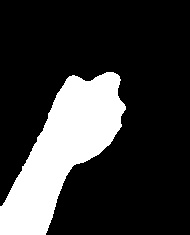
#> input picture Projects/Hand_Gesture_Recognition/Trial2/DataCollector/Edge_data_collector/Data/0_fingers/M_100.jpg, 190 x 235 px; its folder holds only this picture in this run
$ python DataManip.py
#> lines starting #> are read from the running program, lines starting #| are printed output that depends on the picture; after the words box and inside, x2 and y2 are one past the last pixel; in counts of white or black regions, pixels touching at a corner belong together
"""
Data collector/scrapper tool

Made by : Avneesh Mishra
"""
import os
import cv2 as cv
import numpy as np

data_folder_name = "Data"

# Place where all the flipped images are placed
data_dest_folder_name = "{r}_augmented".format(r=data_folder_name)
try:
    os.mkdir(data_dest_folder_name)
except FileExistsError:
    print("Warning : {dest} -> Directory already exists".format(dest=data_dest_folder_name))
    print("You will loose all the data in the directory if you choose to proceed")
    while True:
        user_choice = input('Proceed ? [y/n] : ')
        if user_choice == 'n':
            print("Exit code received")
            exit(0)
        elif user_choice == 'y':
            print("Removing all contents inside file \"{fname}\"".format(fname=data_dest_folder_name))
            os.system("rm -r {dest}".format(dest=data_dest_folder_name))
            os.mkdir(data_dest_folder_name)
            break
        else:
            print("Invalid input")

declared_data_variables = False
label = 0
num_lb = len(os.listdir("{r}/".format(r=data_folder_name)))
print("{num_labels} labels found".format(num_labels= num_lb))
# Scrap all data
# Iterate over every folder in data folder
for label_directory in sorted(os.listdir("{r}/".format(r=data_folder_name))):
    print("INFO : {label_dir} labelled {l_no}, row number {r_no}".format(label_dir=label_directory, l_no=label, r_no=label+1))
    num = 0
    # Iterate over every image file
    for file_name in os.listdir("{r}/{lb}/".format(r=data_folder_name, lb=label_directory)):
        img = cv.imread("{r}/{lb}/{f}".format(r=data_folder_name,
                                             lb=label_directory, f=file_name))
#> img is the input picture: shape (235, 190, 3); min 0, max 255, mean 55
        img = cv.cvtColor(img, cv.COLOR_BGR2GRAY)
#> img: shape (235, 190)
        img_flip = cv.flip(img, 1)
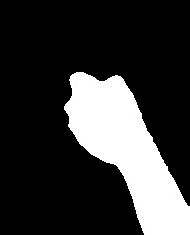
#> img_flip: shape (235, 190); min 0, max 255, mean 55
        # Show image
        cv.imshow("Original Image", img)
        cv.imshow("Flipped Image", img_flip)
        cv.moveWindow("Original Image", 50, 60)
        cv.moveWindow("Flipped Image", 500, 60)
        # Make directory for image
        if num == 0:
            dname = '{r}/{lb}'.format(r=data_dest_folder_name, lb=label_directory)
            os.mkdir(dname)
            print("DATA DEBUG : Making directory \"{dirname}\"".format(dirname=dname))
        img = cv.resize(img, None, fx=1/5, fy=1/5)
#> img: shape (47, 38)
        img_flip = cv.resize(img_flip, None, fx=1/5, fy=1/5)
#> img_flip: shape (47, 38)
        img = cv.Canny(img, 20, 30)
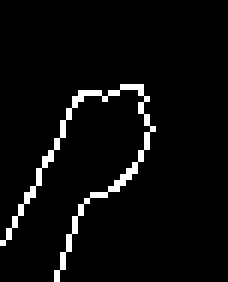
#> img: shape (47, 38) (shown 6 times larger); 4.3% white in thin lines or dots, all inside (x1, y1, x2, y2) = (0, 14, 26, 47)
        img_flip = cv.Canny(img_flip, 20, 30)
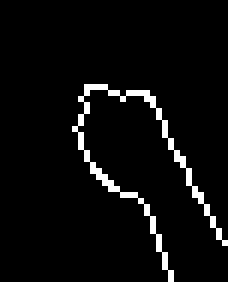
#> img_flip: shape (47, 38) (shown 6 times larger); 4.3% white in thin lines or dots, all inside (x1, y1, x2, y2) = (12, 14, 38, 47)
        cv.imshow("Edges of original", img)
        cv.imshow("Edges of flipped", img_flip)
        cv.moveWindow("Edges of original", 50, 400)
        cv.moveWindow("Edges of flipped", 500, 400)
        # Save main image
        cv.imwrite('{r}/{lb}/M_{n}.jpg'.format(r=data_dest_folder_name, lb=label_directory, n=2 * num), img)
        # Save flipped image
        cv.imwrite('{r}/{lb}/M_{n}.jpg'.format(r=data_dest_folder_name, lb=label_directory, n=2 * num + 1), img_flip)
        # Saving data as variables
        if not declared_data_variables:
            print("DATA DEBUG : Saving images of shape {im_size} -> {num_cols} columns".format(im_size=img.shape,
                                                                            num_cols=img.reshape((-1,1)).shape[0]))
#| DATA DEBUG : Saving images of shape (47, 38) -> 1786 columns
            # Image (input data)
            X = np.array(np.reshape(img, (-1,1)))
#> X = 1786 values, max 255 at index 552, min 0 at index 0, mean 10.99
            X = np.array(np.column_stack((X, np.array(np.reshape(img_flip, (-1,1))))))
#> X = 1786 pairs, first value 0 to 255, second value 0 to 255
            # Single row (output data in form of numbers)
            Y = np.array([label])
            Y = np.column_stack((Y,Y))
            # Multiple row (one hot encoding)
            Y_one_hot = np.zeros((num_lb, 1))
            Y_one_hot[label] = 1
            Y_one_hot = np.column_stack((Y_one_hot, Y_one_hot))
            declared_data_variables = True
        else:
            # Image (input data)
            stacked_images = np.column_stack((img.reshape((-1,1)), img_flip.reshape((-1,1))))
            X = np.column_stack((X, stacked_images))
            # Single row (output data in form of numbers)
            Y_img = np.array([label])
            Y_col = np.column_stack((Y_img, Y_img))
            Y = np.column_stack((Y, Y_col))
            # Multiple row (one hot encoding)
            Y_one_hot_buffer = np.zeros((num_lb, 1))
            Y_one_hot_buffer[label] = 1
            Y_one_hot_buffer = np.column_stack((Y_one_hot_buffer, Y_one_hot_buffer))
            Y_one_hot = np.column_stack((Y_one_hot, Y_one_hot_buffer))
        num += 1
        # Ending code
        key = cv.waitKey(1) & 0xFF
#> (key Esc is pressed here)
        if key == ord('s'):  # Skip this folder
            break
        elif key == ord('i'):  # Information about a file
            print("IMAGE INFO : File name : \"{f}\", shape : {s}, flat shape = {fs}".format(
                f=file_name, s=img.shape, fs=np.reshape(img, [-1, 1]).shape))
        elif key == 27:  # Escape key pressed
            exit(0)
#> (the program exits here)

$ run again, on Projects/Hand_Gesture_Recognition/Trial2/DataCollector/Edge_data_collector/Data/1_fingers/M_1.jpg
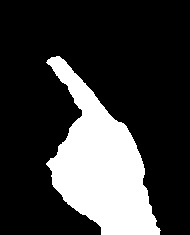
#> input picture Projects/Hand_Gesture_Recognition/Trial2/DataCollector/Edge_data_collector/Data/1_fingers/M_1.jpg, 190 x 235 px
#> img is the input picture: shape (235, 190, 3); min 0, max 255, mean 58.8
#> `img = cv.Canny(img, 20, 30)`:
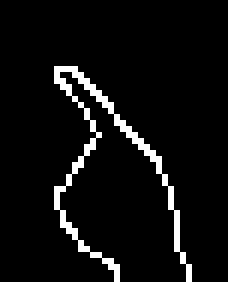
#> img: shape (47, 38) (shown 6 times larger); 5.5% white in thin lines or dots, all inside (x1, y1, x2, y2) = (9, 11, 32, 47)
#> `img_flip = cv.Canny(img_flip, 20, 30)`:
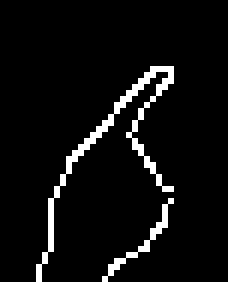
#> img_flip: shape (47, 38) (shown 6 times larger); 5.4% white in thin lines or dots, all inside (x1, y1, x2, y2) = (6, 11, 29, 47)
#| DATA DEBUG : Saving images of shape (47, 38) -> 1786 columns
#> `X = np.array(np.reshape(img, (-1,1)))`: X = 1786 values, max 255 at index 427, min 0 at index 0, mean 13.99
#> `X = np.array(np.column_stack((X, np.array(np.reshape(img_flip, (-1,1))..`: X = 1786 pairs, first value 0 to 255, second value 0 to 255

$ run again, on Projects/Hand_Gesture_Recognition/Trial2/DataCollector/Edge_data_collector/Data/0_fingers/M_114.jpg
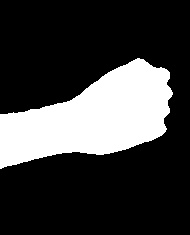
#> input picture Projects/Hand_Gesture_Recognition/Trial2/DataCollector/Edge_data_collector/Data/0_fingers/M_114.jpg, 190 x 235 px
#> img is the input picture: shape (235, 190, 3); min 0, max 255, mean 62.4
#> `img = cv.Canny(img, 20, 30)`:
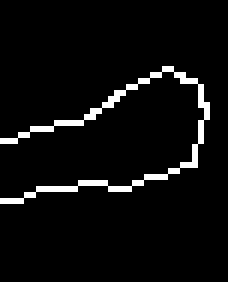
#> img: shape (47, 38) (shown 6 times larger); 4.7% white in thin lines or dots, all inside (x1, y1, x2, y2) = (0, 11, 35, 34)
#> `img_flip = cv.Canny(img_flip, 20, 30)`:
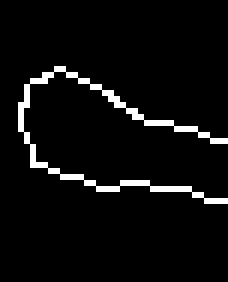
#> img_flip: shape (47, 38) (shown 6 times larger); 4.7% white in thin lines or dots, all inside (x1, y1, x2, y2) = (3, 11, 38, 34)
#| DATA DEBUG : Saving images of shape (47, 38) -> 1786 columns
#> `X = np.array(np.reshape(img, (-1,1)))`: X = 1786 values, max 255 at index 445, min 0 at index 0, mean 11.99
#> `X = np.array(np.column_stack((X, np.array(np.reshape(img_flip, (-1,1))..`: X = 1786 pairs, first value 0 to 255, second value 0 to 255
